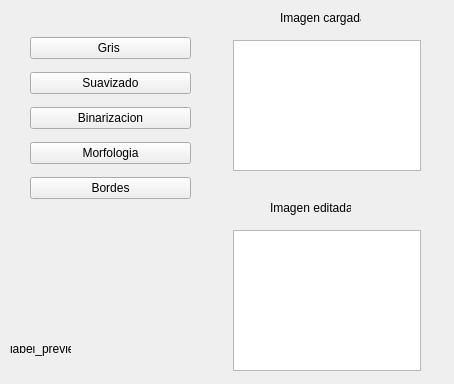
<?xml version="1.0" encoding="UTF-8"?>
<ui version="4.0">
 <class>Form</class>
 <widget class="QWidget" name="Form">
  <property name="geometry">
   <rect>
    <x>0</x>
    <y>0</y>
    <width>454</width>
    <height>384</height>
   </rect>
  </property>
  <property name="windowTitle">
   <string>Form</string>
  </property>
  <widget class="QWidget" name="verticalLayoutWidget">
   <property name="geometry">
    <rect>
     <x>30</x>
     <y>30</y>
     <width>161</width>
     <height>181</height>
    </rect>
   </property>
   <layout class="QVBoxLayout" name="verticalLayout">
    <item>
     <widget class="QPushButton" name="pushButton">
      <property name="text">
       <string>Gris </string>
      </property>
     </widget>
    </item>
    <item>
     <widget class="QPushButton" name="pushButton_2">
      <property name="text">
       <string>Suavizado</string>
      </property>
     </widget>
    </item>
    <item>
     <widget class="QPushButton" name="pushButton_3">
      <property name="text">
       <string>Binarizacion</string>
      </property>
     </widget>
    </item>
    <item>
     <widget class="QPushButton" name="pushButton_5">
      <property name="text">
       <string>Morfologia</string>
      </property>
     </widget>
    </item>
    <item>
     <widget class="QPushButton" name="pushButton_4">
      <property name="text">
       <string>Bordes</string>
      </property>
     </widget>
    </item>
   </layout>
  </widget>
  <widget class="QWidget" name="layoutWidget">
   <property name="geometry">
    <rect>
     <x>220</x>
     <y>230</y>
     <width>201</width>
     <height>141</height>
    </rect>
   </property>
   <layout class="QHBoxLayout" name="horizontalLayout">
    <item>
     <widget class="QLabel" name="label_image">
      <property name="text">
       <string/>
      </property>
     </widget>
    </item>
    <item>
     <widget class="QTableWidget" name="tableWidget"/>
    </item>
   </layout>
  </widget>
  <widget class="QWidget" name="layoutWidget_2">
   <property name="geometry">
    <rect>
     <x>220</x>
     <y>40</y>
     <width>201</width>
     <height>131</height>
    </rect>
   </property>
   <layout class="QHBoxLayout" name="horizontalLayout_2">
    <item>
     <widget class="QLabel" name="label_image_2">
      <property name="text">
       <string/>
      </property>
     </widget>
    </item>
    <item>
     <widget class="QTableWidget" name="tableWidget_2"/>
    </item>
   </layout>
  </widget>
  <widget class="QLabel" name="label">
   <property name="geometry">
    <rect>
     <x>280</x>
     <y>10</y>
     <width>81</width>
     <height>16</height>
    </rect>
   </property>
   <property name="text">
    <string>Imagen cargada</string>
   </property>
  </widget>
  <widget class="QLabel" name="label_2">
   <property name="geometry">
    <rect>
     <x>270</x>
     <y>200</y>
     <width>81</width>
     <height>16</height>
    </rect>
   </property>
   <property name="text">
    <string>Imagen editada </string>
   </property>
  </widget>
  <widget class="QLabel" name="label_3">
   <property name="geometry">
    <rect>
     <x>10</x>
     <y>346</y>
     <width>61</width>
     <height>20</height>
    </rect>
   </property>
   <property name="text">
    <string>label_preview
</string>
   </property>
  </widget>
 </widget>
 <resources/>
 <connections/>
</ui>
